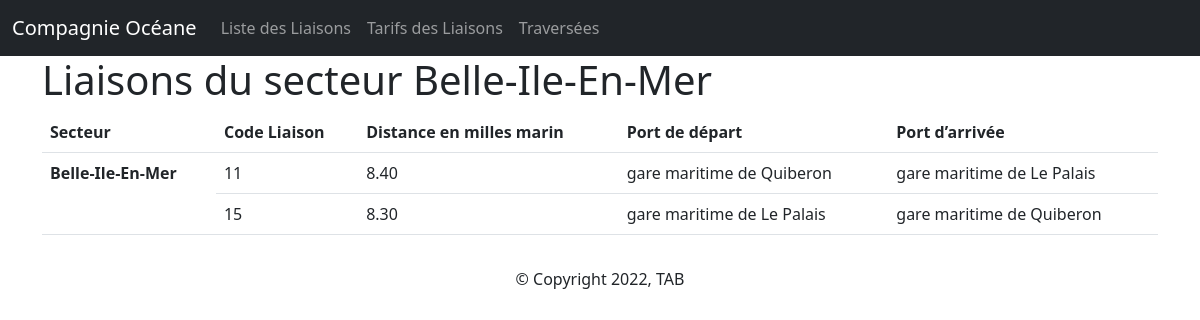
Page /controleur/afficheLiaisons.php?id=1 on the committed database.
### tables this page shows
CREATE TABLE `secteur` (
  `id` tinyint(3) UNSIGNED NOT NULL,
  `nom` varchar(100) NOT NULL,
  `photo` varchar(100) NOT NULL,
  `description` text NOT NULL,
  `url` varchar(250) DEFAULT NULL
);

CREATE TABLE `liaison` (
  `code` tinyint(3) UNSIGNED NOT NULL,
  `codeSecteur` tinyint(3) UNSIGNED NOT NULL,
  `distance` decimal(10,2) NOT NULL,
  `portDepart` varchar(50) NOT NULL,
  `portArrivee` varchar(50) NOT NULL
);

CREATE TABLE `port` (
  `nom_court` varchar(50) NOT NULL,
  `nom` varchar(100) NOT NULL,
  `description` text NOT NULL,
  `adresse` varchar(100) NOT NULL,
  `photo` varchar(100) NOT NULL,
  `camera` varchar(200) NOT NULL
);

### controleur/afficheLiaisons.php (called while the page is built)
<?php
if ($_SERVER["SCRIPT_FILENAME"] == __FILE__) {
    $racine = "..";
}
include_once "$racine/modele/bd.liaison.inc.php";
if (isset($_GET['id'])){
    $idSecteur = $_GET['id'];
    $nomSecteur = getSecteurById($idSecteur)['nom'];
    $titre = "Liaisons du secteur ". $nomSecteur;
    $secteurs = getLiaisonsBySecteur($idSecteur);
} else {
    $titre = "Liaisons par secteur";
    $secteurs = getLiaisons();
}
include "$racine/vue/header.php";
include "$racine/vue/vueAfficheLiaisons.php";
include "$racine/vue/footer.php";
?>

### modele/bd.liaison.inc.php (called while the page is built, shortened)
<?php
    function getSecteurById($id) {
        try {
            $cnx = getPDO();
            $req = $cnx->prepare("SELECT * FROM secteur WHERE id=:id");
            $req->bindValue(':id', $id, PDO::PARAM_INT);
            $req->execute();
            $resultat = $req->fetch(PDO::FETCH_ASSOC);
        } catch (PDOException $e) {
            print "Erreur !: " . $e->getMessage();
            die();
        }
        return $resultat;
    }
    function getLiaisonsBySecteur($idSecteur){
        try {
            $resultat[$idSecteur]['nom'] = getSecteurById($idSecteur)['nom'];
            $resultat[$idSecteur]['liaisons'] = getLiaisonsBySecteurLignes($idSecteur);
        } catch (PDOException $e) {
            print "Erreur !: " . $e->getMessage();
            die();
        }
        return $resultat;
    }
    function getLiaisonsBySecteurLignes($idSecteur){
        $resultat = array();
        try {
            $cnx = getPDO();
            $req = $cnx->prepare("SELECT L.code, L.distance, PD.nom as portDepart, PA.nom as portArrivee FROM liaison L
            JOIN port PD on PD.nom_court=L.portDepart
            JOIN port PA on PA.nom_court=L.portArrivee
            where L.codeSecteur=:idSecteur");
            $req->bindValue(':idSecteur', $idSecteur, PDO::PARAM_INT);
            $req->execute();
            $ligne = $req->fetch(PDO::FETCH_ASSOC);
            while ($ligne) {
                $resultat[] = $ligne;
                $ligne = $req->fetch(PDO::FETCH_ASSOC);
            }
        } catch (PDOException $e) {
            print "Erreur !: " . $e->getMessage();
            die();
        }
        return $resultat;
    }
?>

### vue/vueAfficheLiaisons.php (the view, shortened to what this page needs)
<h1><?= $titre ?></h1>
<table class="table">
      <thead>
        <tr>
          <th scope="col">Secteur</th>
          <th scope="col">Code Liaison</th>
          <th scope="col">Distance en milles marin</th>
          <th scope="col">Port de départ</th>
          <th scope="col">Port d’arrivée</th>
        </tr>
      </thead>
      <tbody>
  <?php
  foreach ($secteurs as $secteur){
    $i = 1;
  ?>
        <?php
        foreach ($secteur['liaisons'] as $liaison){
          if ($i==1){
          ?>
            <tr>
              <th scope="row" rowspan="4">
                <?= $secteur['nom'] ?>
              </th>
          <?php } else { ?>
            <tr>
          <?php } ?>
              <td><?= $liaison['code']?></td>
              <td><?= $liaison['distance']?></td>
              <td><?= $liaison['portDepart']?></td>
              <td><?= $liaison['portArrivee']?></td>
            </tr>
        <?php
        $i++;
        }
        ?>
  <?php
  }
  ?>
  </tbody>
</table>

### css/style.css (style rules this page uses)
html { position: relative; min-height: 100%; }
body { margin-bottom: 60px; font-family: Arial; color : #333; font-size : 14px; line-height : 1.3; scroll-behavior: smooth; background-color : var(--fondC); }

### rows in the picture
secteur: nom "Liaisons du secteur Belle-Ile-En-Mer"
liaison: nom "Belle-Ile-En-Mer", code "11", distance "8.40", portDepart.nom "gare maritime de Quiberon", portArrivee.nom "gare maritime de Le Palais"
liaison: code "15", distance "8.30", portDepart.nom "gare maritime de Le Palais", portArrivee.nom "gare maritime de Quiberon"
